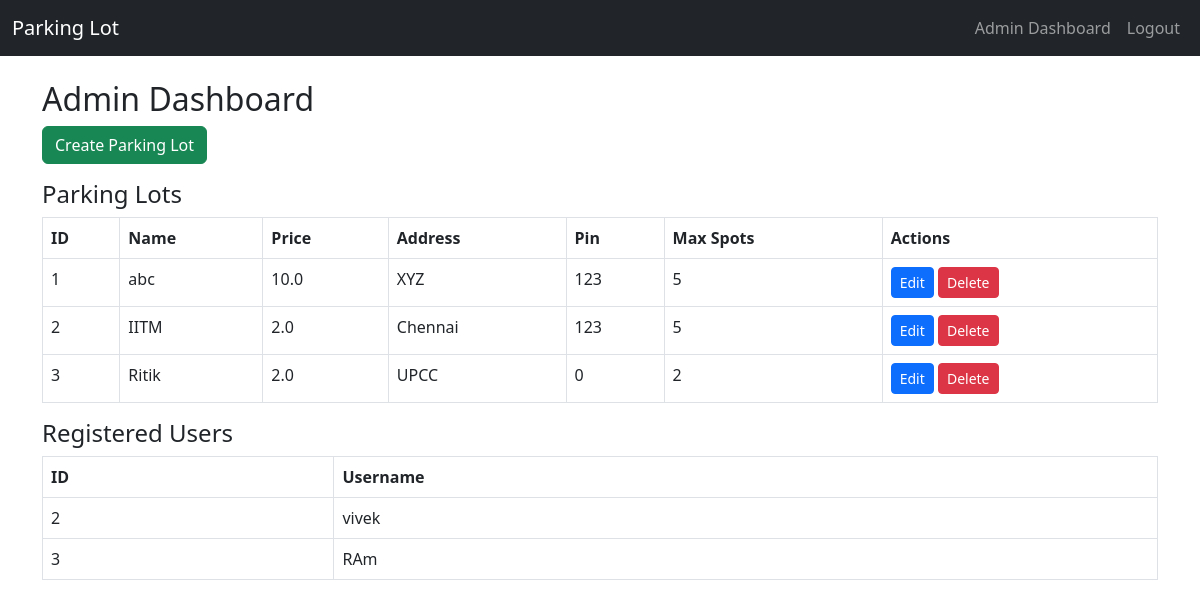
Page /admin (signed in) on the earlier database version.
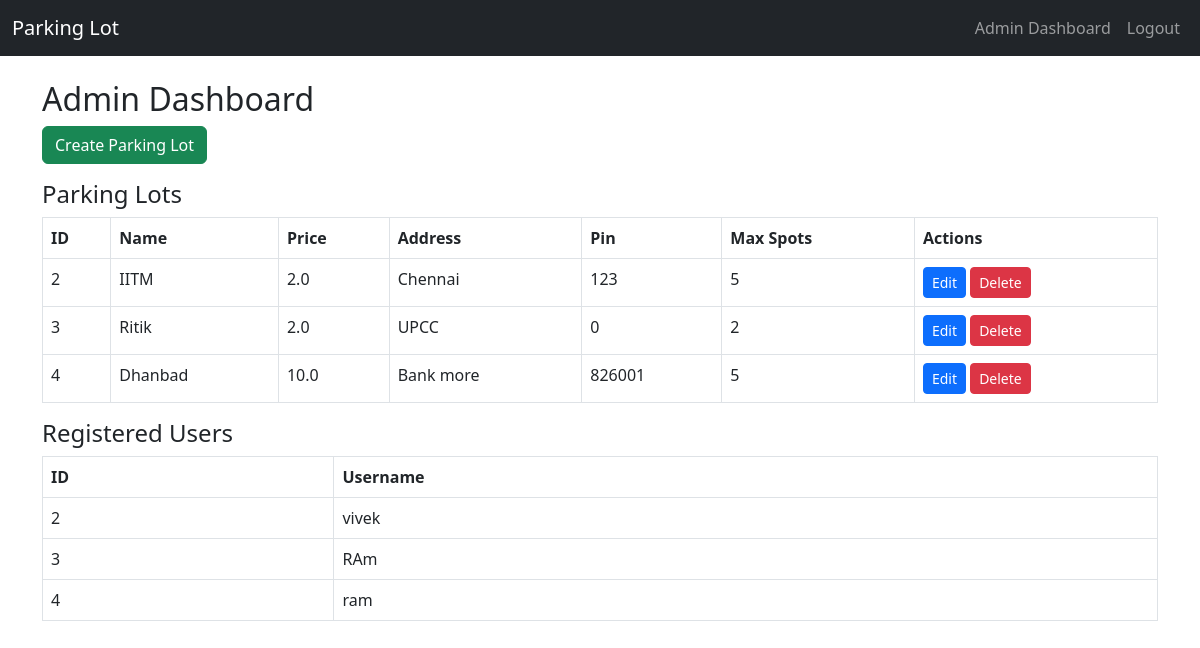
Same page on the later database version.
### models.py (models this page shows)
class ParkingLot(db.Model):
    id = db.Column(db.Integer, primary_key=True)
    prime_location_name = db.Column(db.String(120), nullable=False)
    price = db.Column(db.Float, nullable=False)
    address = db.Column(db.String(200), nullable=False)
    pin_code = db.Column(db.Integer, nullable=False)
    maximum_number_of_spots = db.Column(db.Integer, nullable=False)
    spots = db.relationship('ParkingSpot', backref='lot', lazy=True)

class User(db.Model):
    id = db.Column(db.Integer, primary_key=True)
    username = db.Column(db.String(80), unique=True, nullable=False)
    password = db.Column(db.String(120), nullable=False)
    role = db.Column(db.String(10), nullable=False)
    reservations = db.relationship('Reservation', backref='user', lazy=True)

### app.py (the view)
@app.route('/admin')
def admin_dashboard():
    if session.get('role') != 'admin':
        return redirect(url_for('login'))
    lots = ParkingLot.query.all()
    users = User.query.filter_by(role='user').all()
    return render_template('admin_dashboard.html', lots=lots, users=users)

### templates/admin_dashboard.html
{% extends 'base.html' %}
{% block content %}
<h2>Admin Dashboard</h2>
<a href="/admin/create_lot" class="btn btn-success mb-3">Create Parking Lot</a>
<h4>Parking Lots</h4>
<table class="table table-bordered">
  <thead><tr><th>ID</th><th>Name</th><th>Price</th><th>Address</th><th>Pin</th><th>Max Spots</th><th>Actions</th></tr></thead>
  <tbody>
    {% for lot in lots %}
    <tr>
      <td>{{ lot.id }}</td>
      <td>{{ lot.prime_location_name }}</td>
      <td>{{ lot.price }}</td>
      <td>{{ lot.address }}</td>
      <td>{{ lot.pin_code }}</td>
      <td>{{ lot.maximum_number_of_spots }}</td>
      <td>
        <a href="/admin/edit_lot/{{ lot.id }}" class="btn btn-sm btn-primary">Edit</a>
        <a href="/admin/delete_lot/{{ lot.id }}" class="btn btn-sm btn-danger">Delete</a>
      </td>
    </tr>
    {% endfor %}
  </tbody>
</table>
<h4>Registered Users</h4>
<table class="table table-bordered">
  <thead><tr><th>ID</th><th>Username</th></tr></thead>
  <tbody>
    {% for user in users %}
    <tr><td>{{ user.id }}</td><td>{{ user.username }}</td></tr>
    {% endfor %}
  </tbody>
</table>
{% endblock %}

### templates/base.html (shortened to what this page needs)
<!DOCTYPE html>
<html lang="en">
<head>
    <link rel="stylesheet" href="https://cdn.jsdelivr.net/npm/bootstrap@5.3.0/dist/css/bootstrap.min.css">
</head>
<body>
<nav class="navbar navbar-expand-lg navbar-dark bg-dark mb-4">
  <div class="container-fluid">
    <a class="navbar-brand" href="/">Parking Lot</a>
    <div class="collapse navbar-collapse">
      <ul class="navbar-nav ms-auto">
        {% if session['role'] == 'admin' %}
        <li class="nav-item"><a class="nav-link" href="/admin">Admin Dashboard</a></li>
        {% elif session['role'] == 'user' %}
        <li class="nav-item"><a class="nav-link" href="/user">User Dashboard</a></li>
        <li class="nav-item"><a class="nav-link" href="/my_reservations">My Reservations</a></li>
        {% endif %}
        {% if session['user_id'] %}
        <li class="nav-item"><a class="nav-link" href="/logout">Logout</a></li>
        {% else %}
        <li class="nav-item"><a class="nav-link" href="/login">Login</a></li>
        <li class="nav-item"><a class="nav-link" href="/register">Register</a></li>
        {% endif %}
      </ul>
    </div>
  </div>
</nav>
<div class="container">
    {% block content %}{% endblock %}
</div>
</body>
</html>

Differences in the rows shown:
removed ParkingLot: id "1", prime_location_name "abc", price "10.0", address "XYZ", pin_code "123", maximum_number_of_spots "5"
added ParkingLot: id "4", prime_location_name "Dhanbad", price "10.0", address "Bank more", pin_code "826001", maximum_number_of_spots "5"
added User: id "4", username "ram"
